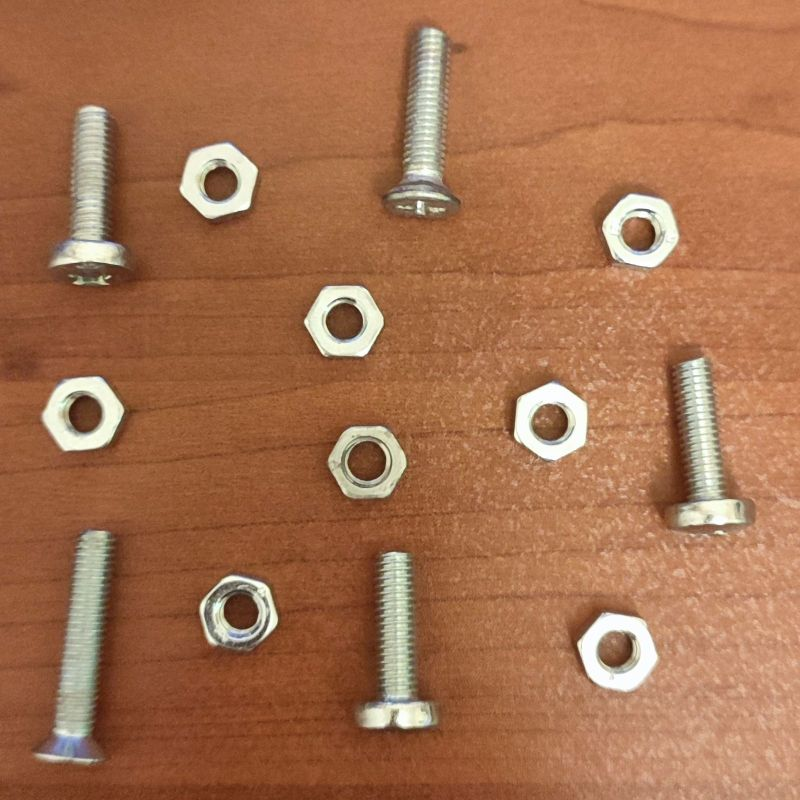
#> input picture Yapay Görme Uygulamaları Ödev Teslimleri/Odev_8_Elif_Kaplan/bolts_nuts.jpg, 800 x 800 px
$ python bolts_nuts.py
#> lines starting #> are read from the running program, lines starting #| are printed output that depends on the picture; after the words box and inside, x2 and y2 are one past the last pixel; in counts of white or black regions, pixels touching at a corner belong together
import cv2
import numpy as np

def template_matching(image_path, template_path, threshold=0.5,  overlap_thresh=0.3):
    # Ana görüntü
#> called with image_path = 'bolts_nuts.jpg', template_path = 'bolt_template.jpg', threshold = 0.5, overlap_thresh = 0.5
    image = cv2.imread(image_path)
#> image is the input picture: shape (800, 800, 3); mean B, G, R 79.3, 112.5, 165.6
    gray_image = cv2.cvtColor(image, cv2.COLOR_BGR2GRAY)

    # Şablon görüntü
    template = cv2.imread(template_path, cv2.IMREAD_GRAYSCALE)
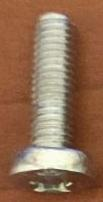
#> input picture Yapay Görme Uygulamaları Ödev Teslimleri/Odev_8_Elif_Kaplan/bolt_template.jpg, 103 x 202 px
#> template: shape (202, 103); min 43, max 255, mean 118
    template_height, template_width = template.shape[:2]
#> template_height = 202; template_width = 103

    # Template Matching uygulamak
    result = cv2.matchTemplate(gray_image, template, cv2.TM_CCOEFF_NORMED)
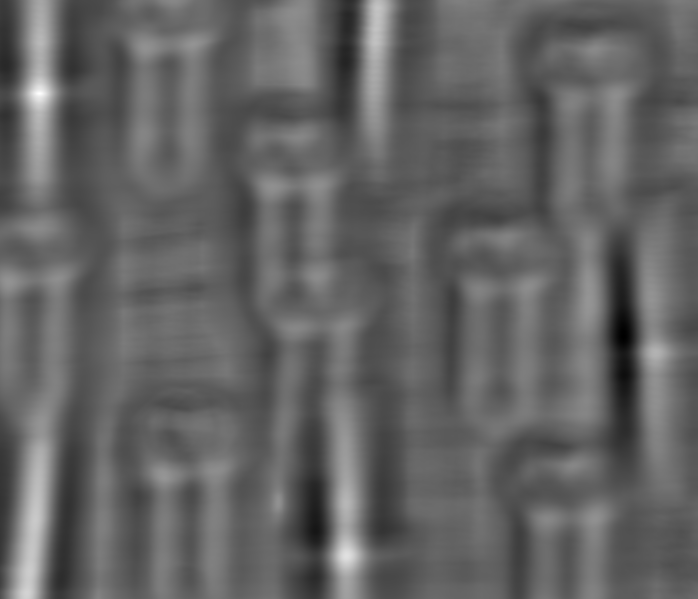
#> result: shape (599, 698) float32; min -0.64, max 0.999, mean 0.0016; drawn with min black and max white
    locations = np.where(result >= threshold)
#> locations = 3999 positions, rows 0 to 598, columns 17 to 657

    rectangles = []
    for (x, y) in zip(*locations[::-1]):
        rectangles.append([int(x), int(y), int(template_width), int(template_height)])
        rectangles.append([int(x), int(y), int(template_width), int(template_height)])
#> this loop made 3999 passes
#> (x, y) on passes 1 to 3: (375, 0), (376, 0), (377, 0)
#> after the loop, rectangles = 7998 items, first 6: [375, 0, 103, 202], [375, 0, 103, 202], [376, 0, 103, 202], [376, 0, 103, 202], [377, 0, 103, 202], [377, 0, 103, 202]

    # Non-Maximum Suppression (NMS) ile üst üste binen eşleşmeleri filtrelemek
    rectangles, weights = cv2.groupRectangles(rectangles, groupThreshold=1, eps=overlap_thresh)
#> rectangles = [[377, 25, 103, 202], [39, 88, 103, 202], [655, 353, 103, 202], [32, 538, 103, 202], [347, 548, 103, 202]]; weights = [1150, 1734, 30, 3808, 1276]

    return rectangles

def draw_matches(image, matches, template_width, template_height):
    for (x, y, w, h) in matches:
        cv2.rectangle(image, (x, y), (x + w, y + h), (0, 255, 0), 2)
    return image

# Ana resim ve şablon resimlerinin dosya yolları
image_path = "bolts_nuts.jpg"
bolt_template_path = "bolt_template.jpg"
nut_template_path = "nut_template.jpg"

# Cıvata ve somun şablonlarını eşleştir
bolt_matches = template_matching(image_path, bolt_template_path, threshold=0.5, overlap_thresh=0.5)
#> bolt_matches has the same summary as rectangles in template_matching
nut_matches = template_matching(image_path, nut_template_path, threshold=0.5, overlap_thresh=0.5)
#> call 2 of template_matching, with image_path = 'bolts_nuts.jpg', template_path = 'nut_template.jpg', threshold = 0.5, overlap_thresh = 0.5
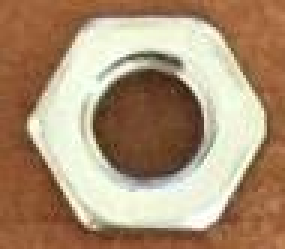
#> input picture Yapay Görme Uygulamaları Ödev Teslimleri/Odev_8_Elif_Kaplan/nut_template.jpg, 95 x 83 px (shown 3 times larger)
#> in template_matching (call 2), `template = cv2.imread(template_path, cv2.IMREAD_GRAYSCALE)`:
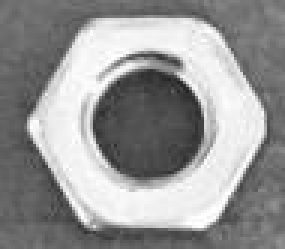
#> template: shape (83, 95) (shown 3 times larger); min 35, max 255, mean 149.9
#> in template_matching (call 2), `result = cv2.matchTemplate(gray_image, template, cv2.TM_CCOEFF_NORMED)`:
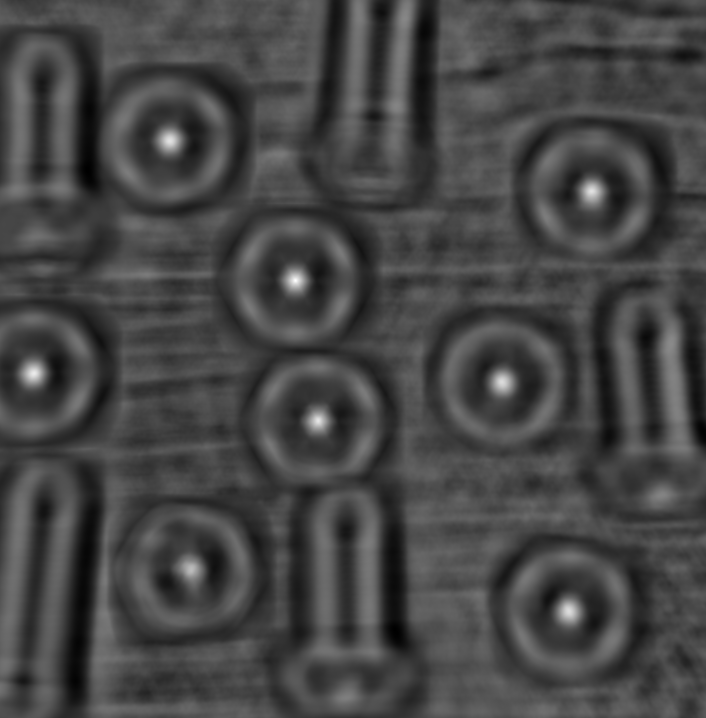
#> result: shape (718, 706) float32; min -0.361, max 0.999, mean 0.0126; drawn with min black and max white
#> in template_matching (call 2), `locations = np.where(result >= threshold)`: locations = 1479 positions, rows 133 to 619, columns 25 to 599
#> the loop in template_matching (call 2), `for (x, y) in zip(*locations[::-1]):` made 1479 passes
#> (x, y) on passes 1 to 3: (166, 133), (167, 133), (168, 133)
#> after the loop in template_matching (call 2), `for (x, y) in zip(*locations[::-1]):`: rectangles = 2958 items, first 6: [166, 133, 95, 83], [166, 133, 95, 83], [167, 133, 95, 83], [167, 133, 95, 83], [168, 133, 95, 83], [168, 133, 95, 83]
#> in template_matching (call 2), `rectangles, weights = cv2.groupRectangles(rectangles, groupThreshold=1..`: rectangles = [[169, 140, 95, 83], [591, 191, 95, 83], [295, 280, 95, 83], [33, 373, 95, 83], [502, 382, 95, 83], [317, 421, 95, 83], [190, 569, 95, 83], [569, 611, 95, 83]]; weights = [410, 390, 396, 438, 396, 320, 192, 416]
#> nut_matches has the same summary as rectangles in template_matching

# Sonuçlar
print(f"Cıvata sayısı: {len(bolt_matches)}")
#| Cıvata sayısı: 5
print(f"Somun sayısı: {len(nut_matches)}")
#| Somun sayısı: 8

image = cv2.imread(image_path)
bolt_template = cv2.imread(bolt_template_path, cv2.IMREAD_GRAYSCALE)
nut_template = cv2.imread(nut_template_path, cv2.IMREAD_GRAYSCALE)

# Eşleşmeleri çiz
image_with_bolts = draw_matches(image, bolt_matches, bolt_template.shape[1], bolt_template.shape[0])
#> the loop in draw_matches, `for (x, y, w, h) in matches:` made 5 passes
#> (x, y) on passes 1 to 5: (377, 25), (39, 88), (655, 353), (32, 538), (347, 548)
#> after the loop in draw_matches, `for (x, y, w, h) in matches:`:
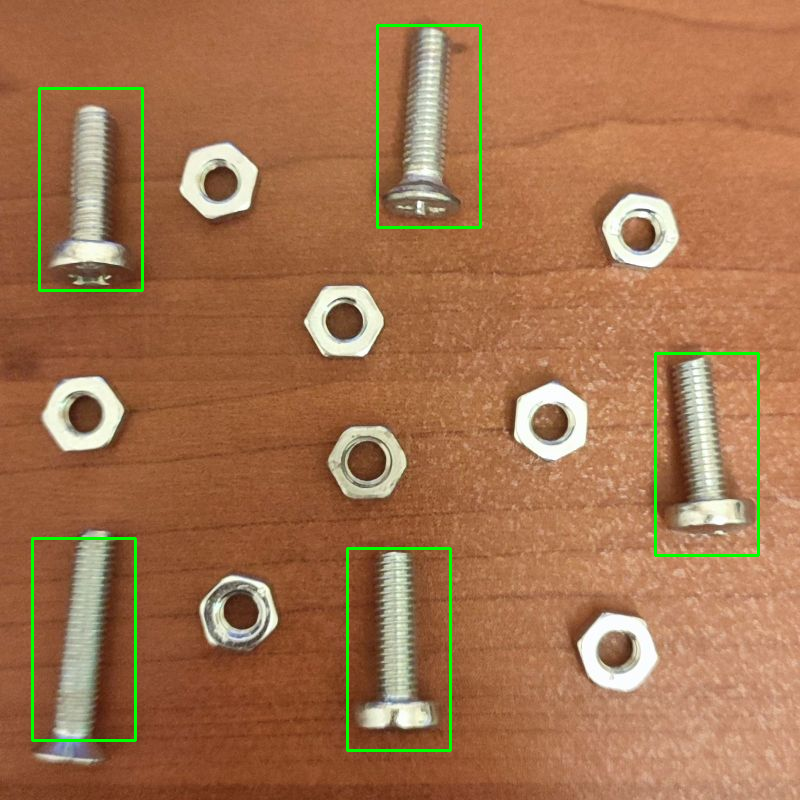
#> image: shape (800, 800, 3); 1.43% of pixels changed, all inside (x1, y1, x2, y2) = (31, 24, 760, 752)
image_with_nuts = draw_matches(image_with_bolts, nut_matches, nut_template.shape[1], nut_template.shape[0])
#> call 2 of draw_matches, with matches = array of shape (8, 4), template_width = 95, template_height = 83
#> the loop in draw_matches (call 2), `for (x, y, w, h) in matches:` made 8 passes
#> (x, y) on passes 1 to 8: (169, 140), (591, 191), (295, 280), (33, 373), (502, 382), (317, 421), (190, 569), (569, 611)
#> after the loop in draw_matches (call 2), `for (x, y, w, h) in matches:`:
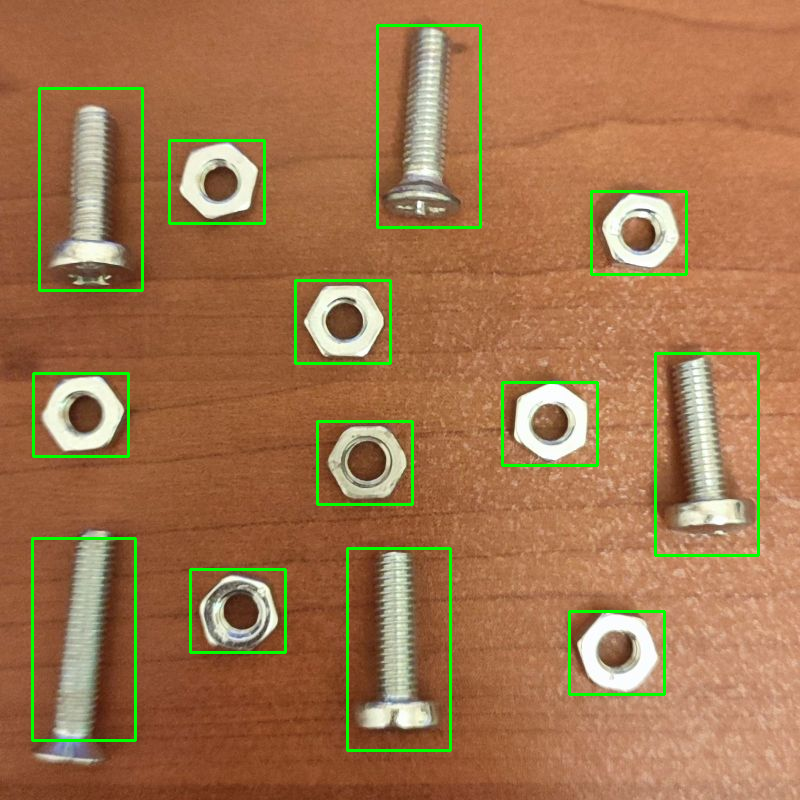
#> image: shape (800, 800, 3); 1.33% of pixels changed, all inside (x1, y1, x2, y2) = (32, 139, 688, 696)

cv2.imshow("Detected Bolts and Nuts", image_with_nuts)
cv2.waitKey(0)
cv2.destroyAllWindows()
